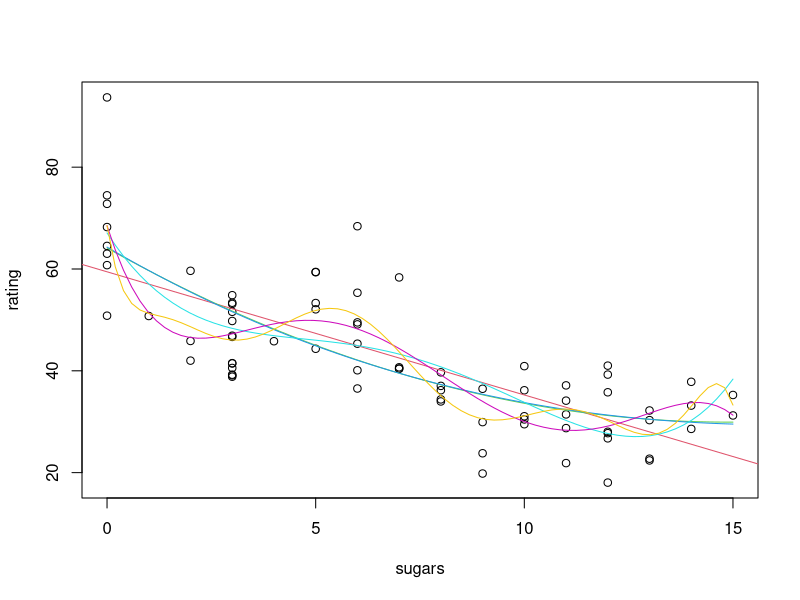
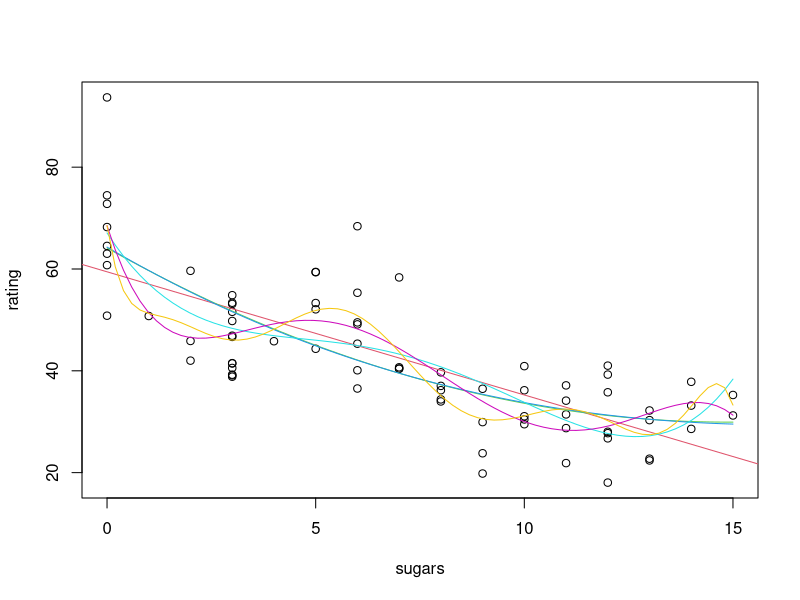
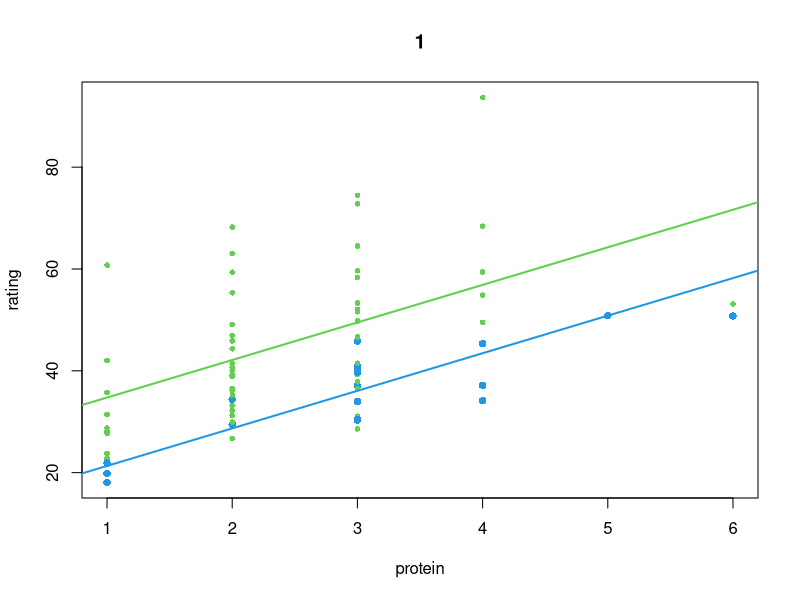
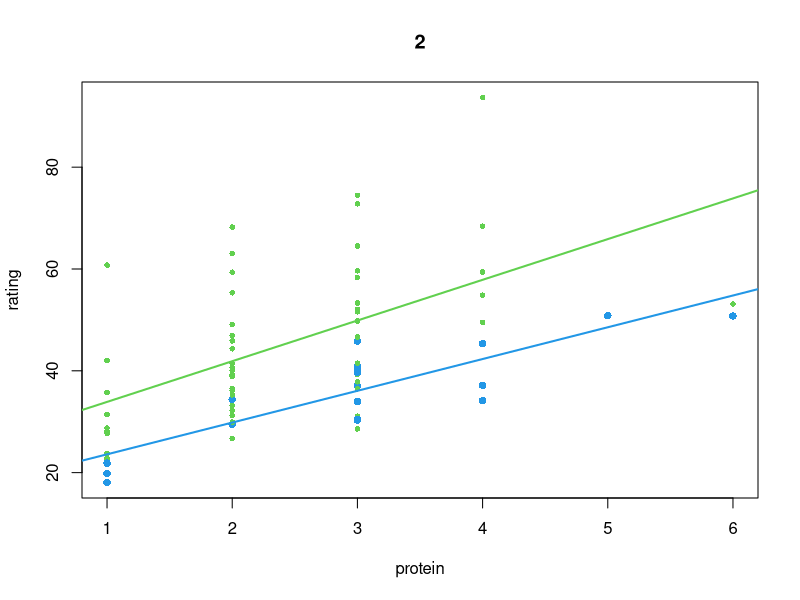
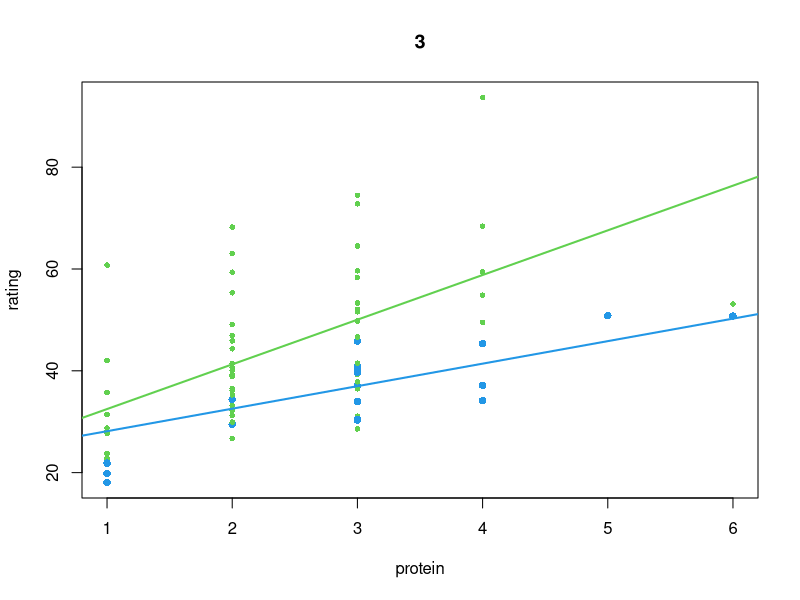

Write the R code that produced these figures, in order.
data <- read.table(file = "cereal.csv", header = TRUE, sep = ",")
data$name <- NULL
data$mfr <- NULL
data$type <- NULL

#### (A) ####
mean(data$fat)
#1.012987

data$D <- as.factor(data$fat > mean(data$fat))

mod <- lm(rating ~ D + protein, data = data)
summary(mod)

#### (B) ####

modAll <- lm(rating ~ .-fat, data = data)
modBIC <- MASS::stepAIC(modAll, k = log(nrow(data)))
summary(modBIC)

##### (C) #####

Y <- data$rating
X <- data$sugars

# m1

m1 <- lm(Y~X)
summary(m1)

# m2-m4
m234 <- lm(log(Y) ~ X)
summary(m234)

# m5
#додали 1 до Х бо є нулі
m5 <- lm(log(Y) ~ log(X+1))
summary(m5)

# m6
#додали 1 до Х бо є нулі
m6 <- lm(Y ~ I(1/(X+1)))
summary(m6)

# m7
m7 <- lm(Y ~ I(X^2))
summary(m7)

# m8
m8 <- lm(Y ~ I(X^3))
summary(m8)

# m9
m9 <- lm(Y ~ I(X^(1/2)))
summary(m9)

# m10
m10 <- lm(Y ~ I(exp(X)))
summary(m10)

# m11
m11 <- lm(Y ~ I(exp(-X)))
summary(m11)

# m12
#додали 1 до Х бо є нулі
x <- X+1
m12 <- lm(Y ~ I(x^3-log(abs(x))+2^x))
summary(m12)
         
#### (D)####

mod1 <- lm(Y ~ X)
plot(X,Y, xlab = "sugars", ylab = "rating")
abline(coef = mod1$coefficients, col = 2)

mod2 <- lm(Y ~ poly(X, degree = 2, raw = TRUE))
d <- seq(0, 15, length.out = 77)
lines(d, predict(mod2, new = data.frame(X = d)), col = 3)

mod3 <- lm(Y ~ poly(X, degree = 3, raw = TRUE))
lines(d, predict(mod3, new = data.frame(X = d)), col = 4)

mod4 <- lm(Y ~ poly(X, degree = 4, raw = TRUE))
lines(d, predict(mod4, new = data.frame(X = d)), col = 5)

mod5 <- lm(Y ~ poly(X, degree = 5, raw = TRUE))
lines(d, predict(mod5, new = data.frame(X = d)), col = 6)

mod10 <- lm(Y ~ poly(X, degree = 10, raw = TRUE))
lines(d, predict(mod10, new = data.frame(X = d)), col = 7)

BIC(mod1, mod2, mod3, mod4, mod5, mod10)


#### (E) ####

mod1 <- lm(Y ~ X)
plot(X,Y, xlab = "sugars", ylab = "rating")
abline(coef = mod1$coefficients, col = 2)

mod2 <- lm(Y ~ poly(X, degree = 2))
d <- seq(0, 15, length.out = 77)
lines(d, predict(mod2, new = data.frame(X = d)), col = 3)

mod3 <- lm(Y ~ poly(X, degree = 3))
lines(d, predict(mod3, new = data.frame(X = d)), col = 4)

mod4 <- lm(Y ~ poly(X, degree = 4))
lines(d, predict(mod4, new = data.frame(X = d)), col = 5)

mod5 <- lm(Y ~ poly(X, degree = 5))
lines(d, predict(mod5, new = data.frame(X = d)), col = 6)

mod10 <- lm(Y ~ poly(X, degree = 10))
lines(d, predict(mod10, new = data.frame(X = d)), col = 7)

BIC(mod1, mod2, mod3, mod4, mod5, mod10)



#### (F) ####

Y <- data$rating
X1 <- data$sugars
X2 <- data$potass
X3 <- data$calories

mod1 <- lm(Y~X1*X2)
summary(mod1)

mod2 <- lm(Y~X1*X2*X3)
summary(mod2)

modIntBIC <- MASS::stepAIC(object = lm(rating ~ .,data=data),
                           scope = rating ~ .^2, k = log(nobs(modBIC)), trace = 0)
summary(modIntBIC)

#### (F) ####

col <- as.integer(data$D) + 2
cex <- 0.5 + 0.25 * as.integer(data$D)

mod1<- lm(rating ~ protein+D, data = data)
summary(mod1)
plot(rating ~ protein, data = data, col = col, pch = 16, cex = cex, main = "1")
abline(a = mod1$coefficients[1], b = mod1$coefficients[2], col = 3, lwd = 2)
abline(a = mod1$coefficients[1] + mod1$coefficients[3],
       b = mod1$coefficients[2], col = 4, lwd = 2)


mod2 <- lm(rating ~ protein * D, data = data)
summary(mod2)
plot(rating ~ protein, data = data, col = col, pch = 16, cex = cex, main = "2")
abline(a = mod2$coefficients[1], b = mod2$coefficients[2], col = 3, lwd = 2)
abline(a = mod2$coefficients[1] + mod2$coefficients[3],
       b = mod2$coefficients[2] + mod2$coefficients[4], col = 4, lwd = 2)


mod3 <- lm(rating ~ protein + protein:D, data = data)
summary(mod3)
plot(rating ~ protein, data = data, col = col, pch = 16, cex = cex, main = "3")
abline(a = mod3$coefficients[1], b = mod3$coefficients[2], col = 3, lwd = 2)
abline(a = mod3$coefficients[1],
       b = mod3$coefficients[2] + mod3$coefficients[3], col = 4, lwd = 2)

